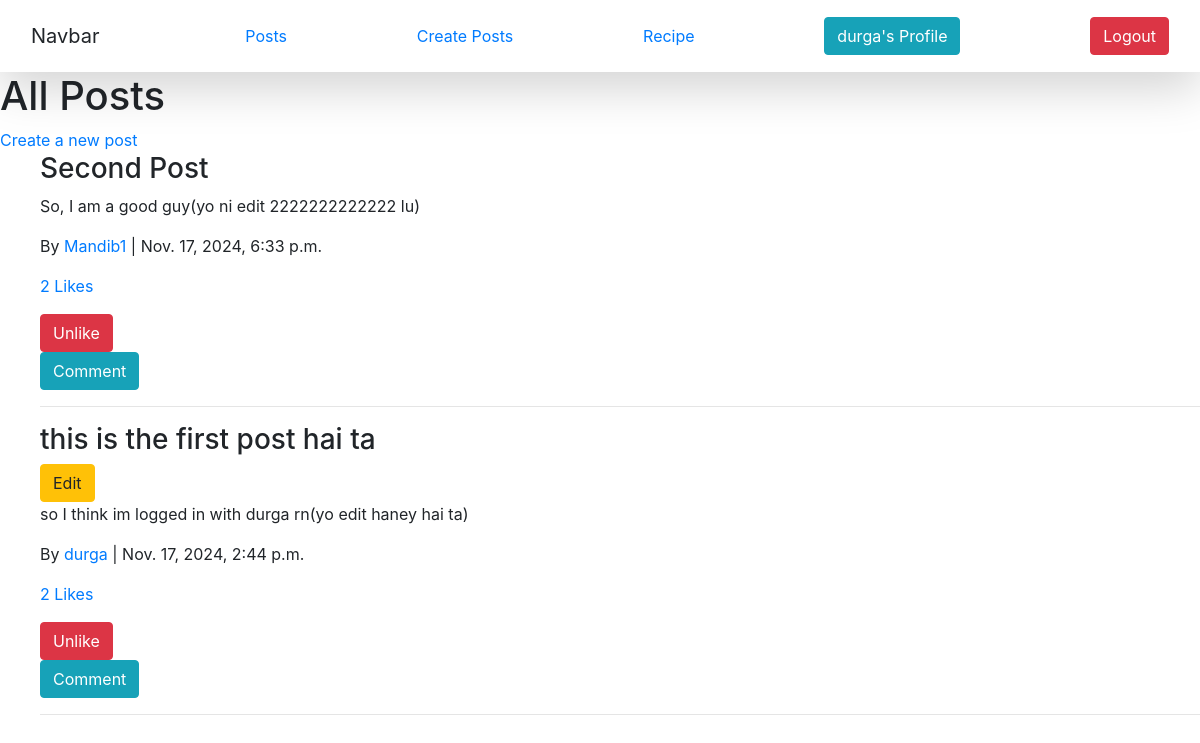
Page /postlist/ (signed in) on the committed database.
### vege/models.py (models this page shows, shortened)
class Post(models.Model):
    title = models.CharField(max_length=200)
    content = models.TextField()
    created_at = models.DateTimeField(auto_now_add=True)
    author = models.ForeignKey(User, on_delete=models.CASCADE)  # Link the post to the user

### vege/views.py (the view, shortened to what this page needs)
# urls.py: path('postlist/', post_list, name='post_list'),
def post_list(request):
    posts = Post.objects.all().order_by('-created_at')
    user_likes = Like.objects.filter(user=request.user)
    liked_posts = [like.post.id for like in user_likes]
    posts_with_likes = []
    for post in posts:
        post.like_count = Like.objects.filter(post=post).count()
        liked_users = post.likes.values_list('user__username', flat=True)
        posts_with_likes.append({
            'post': post,
            'liked_users': liked_users
        })
    return render(request, 'post_list.html', {
        'posts_with_likes': posts_with_likes,
        'liked_posts': liked_posts,  # Pass liked posts to template
    })

### vege/templates/post_list.html (shortened to what this page needs)
{% extends "base.html" %}
{% block start %}
<h1>All Posts</h1>
<a href="{% url 'create_post' %}">Create a new post</a>
<ul>
    {% for post_data in posts_with_likes %}
    <div class="post-item">
        <h3>{{ post_data.post.title }}</h3> {% if post_data.post.author == request.user %}
        <a href="{% url 'edit_post' post_data.post.id %}" class="btn btn-warning">Edit</a>
    {% endif %}
        <p>{{ post_data.post.content }}</p>
        <p>By <a href="{% url 'user_profile' post_data.post.author.username %}">{{ post_data.post.author.username }}</a> | {{ post_data.post.created_at }}</p>
        <p><a href="#" data-toggle="modal" data-target="#likeModal{{ post_data.post.id }}">{{ post_data.post.like_count }} Likes</a></p>
        <form method="POST" action="{% url 'post_list' %}">
            {% if post_data.post.id in liked_posts %}
            <button type="submit" name="like" class="btn btn-danger">Unlike</button>
            {% else %}
            <button type="submit" name="like" class="btn btn-primary">Like</button>
            {% endif %}
        </form>
        <button class="btn btn-info" data-toggle="modal" data-target="#commentModal{{ post_data.post.id }}">Comment</button>
        <hr>
    </div>
    {% endfor %}
</ul>
{% endblock %}

### home/templates/base.html (shortened to what this page needs)
<!DOCTYPE html>
<html lang="en">
  <head>
    <link
      rel="stylesheet"
      href="https://cdn.jsdelivr.net/npm/bootstrap@4.3.1/dist/css/bootstrap.min.css"
    />
    <link
      href="https://maxcdn.bootstrapcdn.com/bootstrap/4.5.2/css/bootstrap.min.css"
      rel="stylesheet"
    />
  </head>
  <body>
    <nav class="navbar p-3 shadow-lg">
      <div class="container-fluid">
        <a class="navbar-brand">Navbar</a>
        <a href="/postlist/">Posts</a>
        <a href="/create/">Create Posts</a>
        <a href="/recipes/">Recipe</a>
        {% if request.user.is_authenticated %}
        <a
          href="{% url 'user_profile' request.user.username %}"
          class="btn btn-info"
          >{{ request.user.username }}'s Profile</a
        >
        <a href="/logout/" class="btn btn-danger">Logout</a>
        {% else %}
        <a href="/login/" class="btn btn-success">Login</a>
        {% endif %}
      </div>
    </nav>
    {%block start%} {%endblock%}
  </body>
</html>

### rows in the picture
Post: post "Second Post", post.content "So, I am a good guy(yo ni edit 2222222222222 lu)", post.author.username "Mandib1", post.created_at "Nov. 17, 2024, 6:33 p.m.", post.like_count "2", shows "Unlike"
Post: post "this is the first post hai ta", shows "Edit", post.content "so I think im logged in with durga rn(yo edit haney hai ta)", post.author.username "durga", post.created_at "Nov. 17, 2024, 2:44 p.m.", post.like_count "2", shows "Unlike"

### other values in the picture
{{ request.user.username }} "durga"
